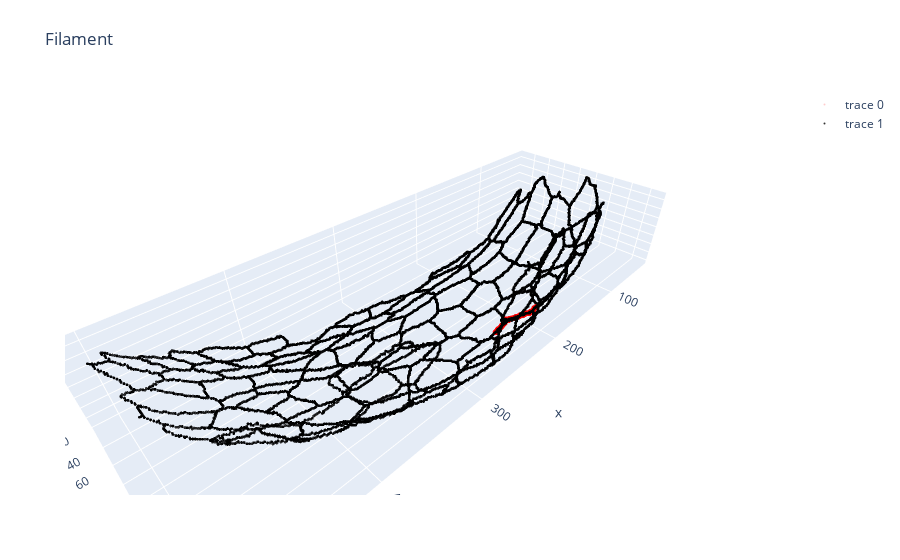

The cell this chart's notebook holds for it:
### Code cell
trace1=go.Scatter3d(x=x,
                  y=y,
                  z=z,
                  mode='markers',
                 marker=dict(
                    size=1,
                    color='black',                # set color to an array/list of desired values
                    colorscale='Viridis',   # choose a colorscale
                    opacity=0.8
                 )
)




trace2=go.Scatter3d(x=cell['x']*10,
                  y=cell['y']*10,
                  z=cell['z']*10,
                  mode='markers',
                 marker=dict(
                    size=2,
                    color='red',                # set color to an array/list of desired values
                    opacity=0.2
                 )
)

data=[trace2, trace1]

fig = go.Figure(data=data)

fig.update_layout(title='Filament', autosize=False,
                  margin=dict(l=65, r=50, b=65, t=90))

fig['layout'].update(scene=dict(aspectmode="data"))
fig.show()

### Figure 1 — Plotly figure (JSON) as saved in the notebook; plotly's stock layout.template omitted (floating-point values rounded to 4 significant figures; data arrays with more than 128 entries replaced by an {"elided": "..."} marker saying what was removed)
{"data": [{"marker": {"color": "red", "opacity": 0.2, "size": 2}, "mode": "markers", "type": "scatter3d", "x": {"elided": "570 int values"}, "y": {"elided": "570 int values"}, "z": {"elided": "570 int values"}}, {"marker": {"color": "black", "colorscale": [[0, "#440154"], [0.1111, "#482878"], [0.2222, "#3e4989"], [0.3333, "#31688e"], [0.4444, "#26828e"], [0.5556, "#1f9e89"], [0.6667, "#35b779"], [0.7778, "#6ece58"], [0.8889, "#b5de2b"], [1, "#fde725"]], "opacity": 0.8, "size": 1}, "mode": "markers", "type": "scatter3d", "x": {"elided": "11096 int values"}, "y": {"elided": "11096 int values"}, "z": {"elided": "11096 int values"}}], "layout": {"autosize": false, "margin": {"b": 65, "l": 65, "r": 50, "t": 90}, "scene": {"aspectmode": "data"}, "title": {"text": "Filament"}}}
